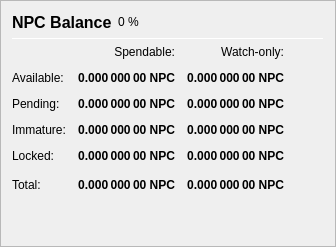
                   <widget class="QFrame" name="frame_Balances">
                    <property name="frameShape">
                     <enum>QFrame::StyledPanel</enum>
                    </property>
                    <property name="frameShadow">
                     <enum>QFrame::Raised</enum>
                    </property>
                    <layout class="QVBoxLayout" name="verticalLayout_4">
                     <item>
                      <layout class="QHBoxLayout" name="horizontalLayout_4">
                       <item>
                        <widget class="QLabel" name="label_5">
                         <property name="minimumSize">
                          <size>
                           <width>0</width>
                           <height>20</height>
                          </size>
                         </property>
                         <property name="font">
                          <font>
                           <pointsize>12</pointsize>
                           <weight>75</weight>
                           <bold>true</bold>
                          </font>
                         </property>
                         <property name="text">
                          <string>NPC Balance</string>
                         </property>
                        </widget>
                       </item>
                       <item>
                        <widget class="QLabel" name="labelNPCPercent">
                         <property name="text">
                          <string notr="true">0 %</string>
                         </property>
                        </widget>
                       </item>
                       <item>
                        <spacer name="horizontalSpacer_3">
                         <property name="orientation">
                          <enum>Qt::Horizontal</enum>
                         </property>
                         <property name="sizeHint" stdset="0">
                          <size>
                           <width>40</width>
                           <height>20</height>
                          </size>
                         </property>
                        </spacer>
                       </item>
                      </layout>
                     </item>
                     <item>
                      <widget class="Line" name="line_Balance">
                       <property name="minimumSize">
                        <size>
                         <width>0</width>
                         <height>1</height>
                        </size>
                       </property>
                       <property name="maximumSize">
                        <size>
                         <width>16777215</width>
                         <height>1</height>
                        </size>
                       </property>
                       <property name="orientation">
                        <enum>Qt::Horizontal</enum>
                       </property>
                      </widget>
                     </item>
                     <item>
                      <layout class="QGridLayout" name="gridLayout">
                       <property name="spacing">
                        <number>12</number>
                       </property>
                       <item row="0" column="1">
                        <widget class="QLabel" name="labelSpendable">
                         <property name="text">
                          <string>Spendable:</string>
                         </property>
                         <property name="alignment">
                          <set>Qt::AlignRight|Qt::AlignTrailing|Qt::AlignVCenter</set>
                         </property>
                        </widget>
                       </item>
                       <item row="0" column="2">
                        <widget class="QLabel" name="labelWatchonly">
                         <property name="text">
                          <string>Watch-only:</string>
                         </property>
                         <property name="alignment">
                          <set>Qt::AlignRight|Qt::AlignTrailing|Qt::AlignVCenter</set>
                         </property>
                        </widget>
                       </item>
                       <item row="1" column="0">
                        <widget class="QLabel" name="labelBalanceText">
                         <property name="text">
                          <string>Available:</string>
                         </property>
                        </widget>
                       </item>
                       <item row="1" column="1">
                        <widget class="QLabel" name="labelBalance">
                         <property name="font">
                          <font>
                           <weight>75</weight>
                           <bold>true</bold>
                          </font>
                         </property>
                         <property name="cursor">
                          <cursorShape>IBeamCursor</cursorShape>
                         </property>
                         <property name="toolTip">
                          <string>Your current spendable balance</string>
                         </property>
                         <property name="text">
                          <string notr="true">0.000 000 00 NPC</string>
                         </property>
                         <property name="alignment">
                          <set>Qt::AlignRight|Qt::AlignTrailing|Qt::AlignVCenter</set>
                         </property>
                         <property name="textInteractionFlags">
                          <set>Qt::LinksAccessibleByMouse|Qt::TextSelectableByKeyboard|Qt::TextSelectableByMouse</set>
                         </property>
                        </widget>
                       </item>
                       <item row="1" column="2">
                        <widget class="QLabel" name="labelWatchAvailable">
                         <property name="font">
                          <font>
                           <weight>75</weight>
                           <bold>true</bold>
                          </font>
                         </property>
                         <property name="cursor">
                          <cursorShape>IBeamCursor</cursorShape>
                         </property>
                         <property name="toolTip">
                          <string>Your current balance in watch-only addresses</string>
                         </property>
                         <property name="text">
                          <string notr="true">0.000 000 00 NPC</string>
                         </property>
                         <property name="alignment">
                          <set>Qt::AlignRight|Qt::AlignTrailing|Qt::AlignVCenter</set>
                         </property>
                         <property name="textInteractionFlags">
                          <set>Qt::LinksAccessibleByMouse|Qt::TextSelectableByKeyboard|Qt::TextSelectableByMouse</set>
                         </property>
                        </widget>
                       </item>
                       <item row="2" column="0">
                        <widget class="QLabel" name="labelPendingText">
                         <property name="text">
                          <string>Pending:</string>
                         </property>
                        </widget>
                       </item>
                       <item row="2" column="1">
                        <widget class="QLabel" name="labelUnconfirmed">
                         <property name="font">
                          <font>
                           <weight>75</weight>
                           <bold>true</bold>
                          </font>
                         </property>
                         <property name="cursor">
                          <cursorShape>IBeamCursor</cursorShape>
                         </property>
                         <property name="toolTip">
                          <string>Total of transactions that have yet to be confirmed, and do not yet count toward the spendable balance</string>
                         </property>
                         <property name="text">
                          <string notr="true">0.000 000 00 NPC</string>
                         </property>
                         <property name="alignment">
                          <set>Qt::AlignRight|Qt::AlignTrailing|Qt::AlignVCenter</set>
                         </property>
                         <property name="textInteractionFlags">
                          <set>Qt::LinksAccessibleByMouse|Qt::TextSelectableByKeyboard|Qt::TextSelectableByMouse</set>
                         </property>
                        </widget>
                       </item>
                       <item row="2" column="2">
                        <widget class="QLabel" name="labelWatchPending">
                         <property name="font">
                          <font>
                           <weight>75</weight>
                           <bold>true</bold>
                          </font>
                         </property>
                         <property name="cursor">
                          <cursorShape>IBeamCursor</cursorShape>
                         </property>
                         <property name="toolTip">
                          <string>Unconfirmed transactions to watch-only addresses</string>
                         </property>
                         <property name="text">
                          <string notr="true">0.000 000 00 NPC</string>
                         </property>
                         <property name="alignment">
                          <set>Qt::AlignRight|Qt::AlignTrailing|Qt::AlignVCenter</set>
                         </property>
                         <property name="textInteractionFlags">
                          <set>Qt::LinksAccessibleByMouse|Qt::TextSelectableByKeyboard|Qt::TextSelectableByMouse</set>
                         </property>
                        </widget>
                       </item>
                       <item row="3" column="0">
                        <widget class="QLabel" name="labelImmatureText">
                         <property name="text">
                          <string>Immature:</string>
                         </property>
                        </widget>
                       </item>
                       <item row="3" column="1">
                        <widget class="QLabel" name="labelImmature">
                         <property name="font">
                          <font>
                           <weight>75</weight>
                           <bold>true</bold>
                          </font>
                         </property>
                         <property name="cursor">
                          <cursorShape>IBeamCursor</cursorShape>
                         </property>
                         <property name="toolTip">
                          <string>Staked or masternode rewards that has not yet matured</string>
                         </property>
                         <property name="text">
                          <string notr="true">0.000 000 00 NPC</string>
                         </property>
                         <property name="alignment">
                          <set>Qt::AlignRight|Qt::AlignTrailing|Qt::AlignVCenter</set>
                         </property>
                         <property name="textInteractionFlags">
                          <set>Qt::LinksAccessibleByMouse|Qt::TextSelectableByKeyboard|Qt::TextSelectableByMouse</set>
                         </property>
                        </widget>
                       </item>
                       <item row="3" column="2">
                        <widget class="QLabel" name="labelWatchImmature">
                         <property name="font">
                          <font>
                           <weight>75</weight>
                           <bold>true</bold>
                          </font>
                         </property>
                         <property name="cursor">
                          <cursorShape>IBeamCursor</cursorShape>
                         </property>
                         <property name="toolTip">
                          <string>Staked or masternode rewards in watch-only addresses that has not yet matured</string>
                         </property>
                         <property name="text">
                          <string notr="true">0.000 000 00 NPC</string>
                         </property>
                         <property name="alignment">
                          <set>Qt::AlignRight|Qt::AlignTrailing|Qt::AlignVCenter</set>
                         </property>
                         <property name="textInteractionFlags">
                          <set>Qt::LinksAccessibleByMouse|Qt::TextSelectableByKeyboard|Qt::TextSelectableByMouse</set>
                         </property>
                        </widget>
                       </item>
                       <item row="4" column="0">
                        <widget class="QLabel" name="labelLockedBalanceText">
                         <property name="toolTip">
                          <string>Locked NPC or Masternode collaterals. These are excluded from zNPC minting.</string>
                         </property>
                         <property name="text">
                          <string>Locked:</string>
                         </property>
                        </widget>
                       </item>
                       <item row="4" column="1">
                        <widget class="QLabel" name="labelLockedBalance">
                         <property name="font">
                          <font>
                           <weight>75</weight>
                           <bold>true</bold>
                          </font>
                         </property>
                         <property name="cursor">
                          <cursorShape>IBeamCursor</cursorShape>
                         </property>
                         <property name="toolTip">
                          <string>Locked NPC or Masternode collaterals. These are excluded from zNPC minting.</string>
                         </property>
                         <property name="text">
                          <string notr="true">0.000 000 00 NPC</string>
                         </property>
                         <property name="alignment">
                          <set>Qt::AlignRight|Qt::AlignTrailing|Qt::AlignVCenter</set>
                         </property>
                         <property name="textInteractionFlags">
                          <set>Qt::LinksAccessibleByMouse|Qt::TextSelectableByKeyboard|Qt::TextSelectableByMouse</set>
                         </property>
                        </widget>
                       </item>
                       <item row="4" column="2">
                        <widget class="QLabel" name="labelWatchLocked">
                         <property name="font">
                          <font>
                           <weight>75</weight>
                           <bold>true</bold>
                          </font>
                         </property>
                         <property name="cursor">
                          <cursorShape>IBeamCursor</cursorShape>
                         </property>
                         <property name="toolTip">
                          <string>Current locked balance in watch-only addresses</string>
                         </property>
                         <property name="text">
                          <string notr="true">0.000 000 00 NPC</string>
                         </property>
                         <property name="alignment">
                          <set>Qt::AlignRight|Qt::AlignTrailing|Qt::AlignVCenter</set>
                         </property>
                         <property name="textInteractionFlags">
                          <set>Qt::LinksAccessibleByMouse|Qt::TextSelectableByKeyboard|Qt::TextSelectableByMouse</set>
                         </property>
                        </widget>
                       </item>
                       <item row="5" column="0">
                        <widget class="QLabel" name="labelTotalText">
                         <property name="toolTip">
                          <string>Your current NPCcoin balance, unconfirmed and immature transactions included</string>
                         </property>
                         <property name="text">
                          <string>Total:</string>
                         </property>
                        </widget>
                       </item>
                       <item row="5" column="1">
                        <widget class="QLabel" name="labelTotal">
                         <property name="font">
                          <font>
                           <weight>75</weight>
                           <bold>true</bold>
                          </font>
                         </property>
                         <property name="cursor">
                          <cursorShape>IBeamCursor</cursorShape>
                         </property>
                         <property name="toolTip">
                          <string>Your current NPCcoin balance, unconfirmed and immature transactions included</string>
                         </property>
                         <property name="text">
                          <string notr="true">0.000 000 00 NPC</string>
                         </property>
                         <property name="alignment">
                          <set>Qt::AlignRight|Qt::AlignTrailing|Qt::AlignVCenter</set>
                         </property>
                         <property name="textInteractionFlags">
                          <set>Qt::LinksAccessibleByMouse|Qt::TextSelectableByKeyboard|Qt::TextSelectableByMouse</set>
                         </property>
                        </widget>
                       </item>
                       <item row="5" column="2">
                        <widget class="QLabel" name="labelWatchTotal">
                         <property name="font">
                          <font>
                           <weight>75</weight>
                           <bold>true</bold>
                          </font>
                         </property>
                         <property name="cursor">
                          <cursorShape>IBeamCursor</cursorShape>
                         </property>
                         <property name="toolTip">
                          <string>Current total balance in watch-only addresses</string>
                         </property>
                         <property name="text">
                          <string notr="true">0.000 000 00 NPC</string>
                         </property>
                         <property name="alignment">
                          <set>Qt::AlignRight|Qt::AlignTrailing|Qt::AlignVCenter</set>
                         </property>
                         <property name="textInteractionFlags">
                          <set>Qt::LinksAccessibleByMouse|Qt::TextSelectableByKeyboard|Qt::TextSelectableByMouse</set>
                         </property>
                        </widget>
                       </item>
                       <item row="5" column="3">
                        <spacer name="horizontalSpacer_9">
                         <property name="orientation">
                          <enum>Qt::Horizontal</enum>
                         </property>
                         <property name="sizeHint" stdset="0">
                          <size>
                           <width>40</width>
                           <height>20</height>
                          </size>
                         </property>
                        </spacer>
                       </item>
                      </layout>
                     </item>
                     <item>
                      <spacer name="verticalSpacer_3">
                       <property name="orientation">
                        <enum>Qt::Vertical</enum>
                       </property>
                       <property name="sizeHint" stdset="0">
                        <size>
                         <width>20</width>
                         <height>40</height>
                        </size>
                       </property>
                      </spacer>
                     </item>
                    </layout>
                   </widget>
